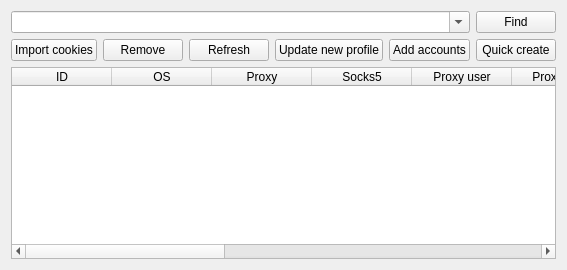
     <widget class="QWidget" name="tab_profiles">
      <attribute name="title">
       <string>Profiles</string>
      </attribute>
      <layout class="QGridLayout" name="gridLayout_6">
       <item row="4" column="0" colspan="6">
        <widget class="QTableWidget" name="tableWidgetProfiles">
         <column>
          <property name="text">
           <string>ID</string>
          </property>
         </column>
         <column>
          <property name="text">
           <string>OS</string>
          </property>
         </column>
         <column>
          <property name="text">
           <string>Proxy</string>
          </property>
         </column>
         <column>
          <property name="text">
           <string>Socks5</string>
          </property>
         </column>
         <column>
          <property name="text">
           <string>Proxy user</string>
          </property>
         </column>
         <column>
          <property name="text">
           <string>Proxy pass</string>
          </property>
         </column>
         <column>
          <property name="text">
           <string>Name</string>
          </property>
         </column>
         <column>
          <property name="text">
           <string>Status</string>
          </property>
         </column>
         <column>
          <property name="text">
           <string>Note</string>
          </property>
         </column>
         <column>
          <property name="text">
           <string>State</string>
          </property>
         </column>
         <column>
          <property name="text">
           <string>Launched</string>
          </property>
         </column>
         <column>
          <property name="text">
           <string>Created</string>
          </property>
         </column>
         <column>
          <property name="text">
           <string>Action</string>
          </property>
         </column>
        </widget>
       </item>
       <item row="2" column="4">
        <widget class="QPushButton" name="pushButtonProfileAddaccounts">
         <property name="text">
          <string>Add accounts</string>
         </property>
        </widget>
       </item>
       <item row="2" column="3">
        <widget class="QPushButton" name="pushButtonProfileUpdateNewProfile">
         <property name="text">
          <string>Update new profile</string>
         </property>
        </widget>
       </item>
       <item row="0" column="5">
        <widget class="QPushButton" name="pushButtonFind">
         <property name="text">
          <string>Find</string>
         </property>
        </widget>
       </item>
       <item row="2" column="5">
        <widget class="QPushButton" name="pushButtonQuickCreate">
         <property name="text">
          <string>Quick create</string>
         </property>
        </widget>
       </item>
       <item row="2" column="2">
        <widget class="QPushButton" name="pushButtonRefesh">
         <property name="text">
          <string>Refresh</string>
         </property>
        </widget>
       </item>
       <item row="0" column="0" colspan="5">
        <widget class="QComboBox" name="comboBoxFindProfiles">
         <property name="editable">
          <bool>true</bool>
         </property>
        </widget>
       </item>
       <item row="2" column="1">
        <widget class="QPushButton" name="pushButtonRemove">
         <property name="text">
          <string>Remove</string>
         </property>
        </widget>
       </item>
       <item row="2" column="0">
        <widget class="QPushButton" name="pushButtonImportCookies">
         <property name="text">
          <string>Import cookies</string>
         </property>
        </widget>
       </item>
      </layout>
     </widget>
